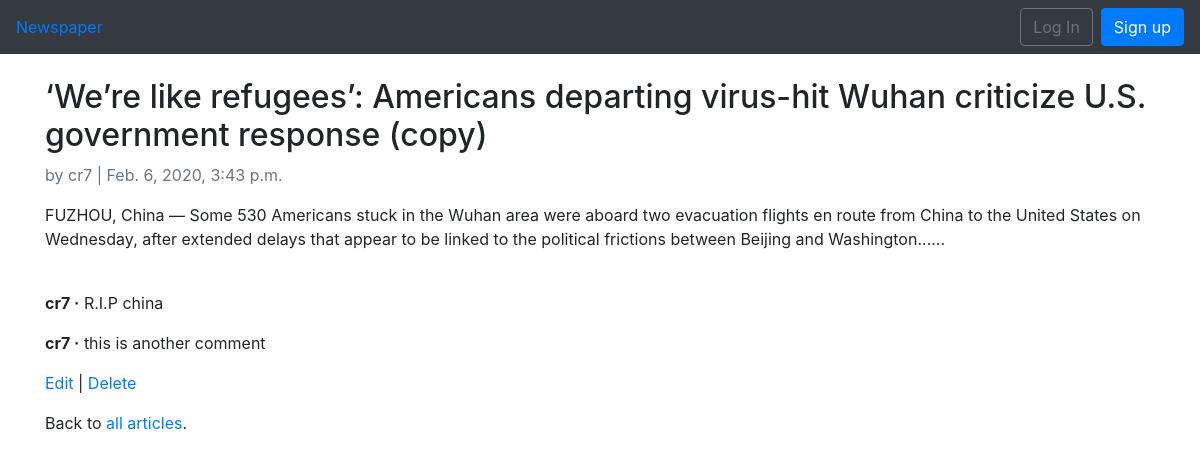
The page /articles/4/ on the database its author committed.
### articles/models.py (models this page shows, shortened)
class Article(models.Model):
    title = models.CharField(max_length=255)
    body = models.TextField()
    date = models.DateTimeField(auto_now_add=True)
    author = models.ForeignKey(
        get_user_model(),
        on_delete=models.CASCADE,
    )

class Comment(models.Model):
    article = models.ForeignKey(
        Article,
        on_delete=models.CASCADE,
        related_name='comments',
    )
    comment = models.CharField(max_length=200)
    author = models.ForeignKey(
        get_user_model(),
        on_delete=models.CASCADE,
    )
    def __str__(self):
        return self.comment

### users/models.py (models this page shows)
class CustomUser(AbstractUser):
    age = models.PositiveIntegerField(null=True, blank=True)

### articles/views.py (the view)
# urls.py: path('<int:pk>/', ArticleDetailView.as_view(), name='article_detail'),
class ArticleDetailView(DetailView):
    model = Article
    template_name = 'article_detail.html'

### templates/article_detail.html (shortened to what this page needs)
{% extends 'base.html' %}
{% block content %}
    <div class="article-entry">
        <h2>{{ article.title }}</h2>
        <p class="text-muted">by {{ article.author }} | {{ article.date }}</p>
        <p> {{ article.body }} </p>
        <br />
        {% for comment in article.comments.all %}
                    <p>
                        <span class="font-weight-bold">{{ comment.author }} &middot;</span>
                        {{ comment }}
                    </p>
        {% endfor %}
    </div>
    <p><a href="{% url 'article_edit' article.pk %}">Edit</a> |
        <a href="{% url 'article_delete' article.pk %}">Delete</a></p>
    <p>Back to <a href="{% url 'article_list' %}">all articles</a>.</p>
{% endblock content %}

### rows shown on the page
Article: title "‘We’re like refugees’: Americans departing virus-hit Wuhan criticize U.S. government response (copy)", author "cr7", date "Feb. 6, 2020, 3:43 p.m.", body "FUZHOU, China — Some 530 Americans stuck in the Wuhan area were aboard two evacuation flights en route from China to the United States on Wednesday, after extended delays that appear to be linked to the political frictions between Beijing and Washington......"
Comment: author "cr7", comment "R.I.P china"
Comment: author "cr7", comment "this is another comment"
